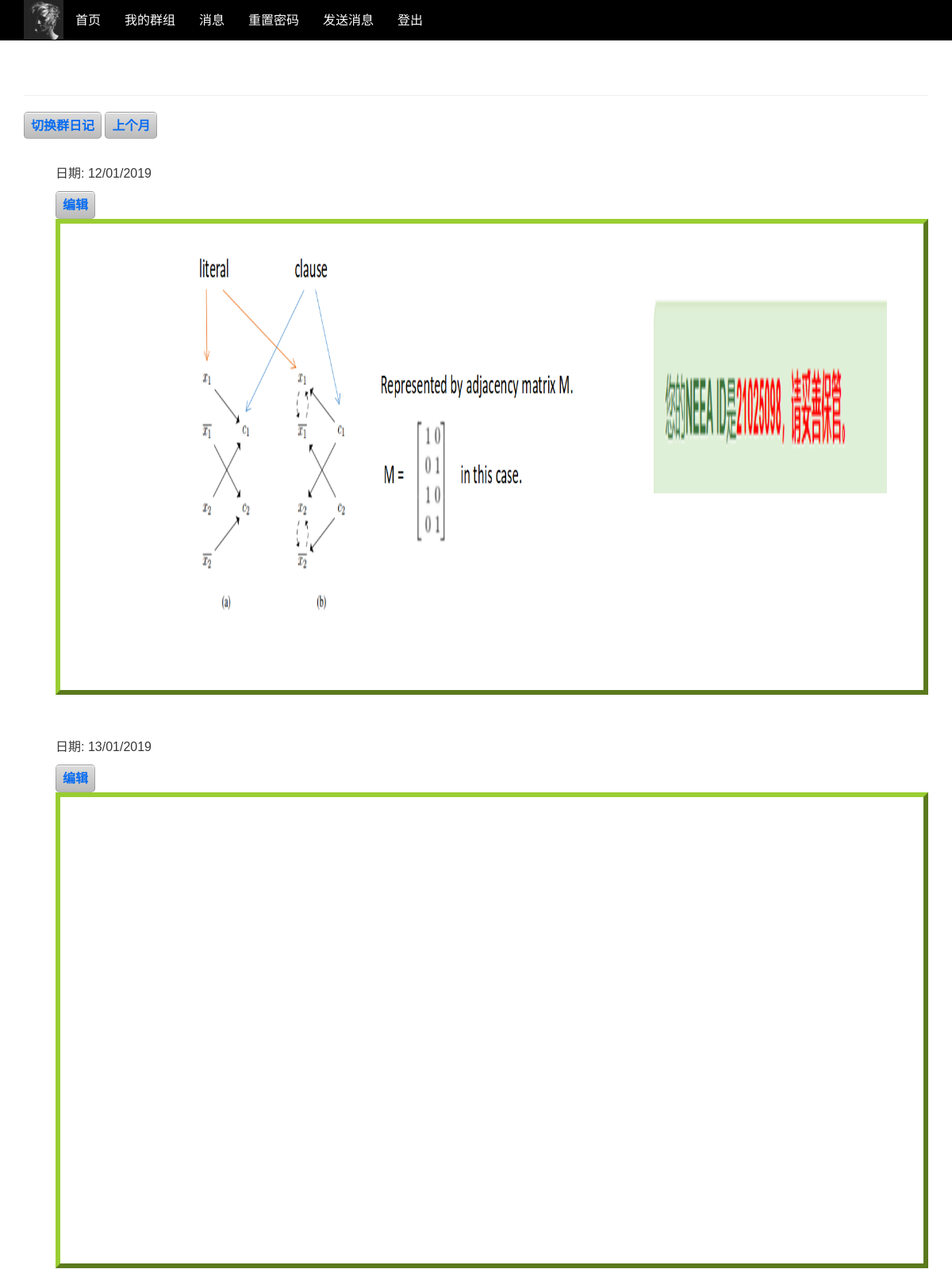
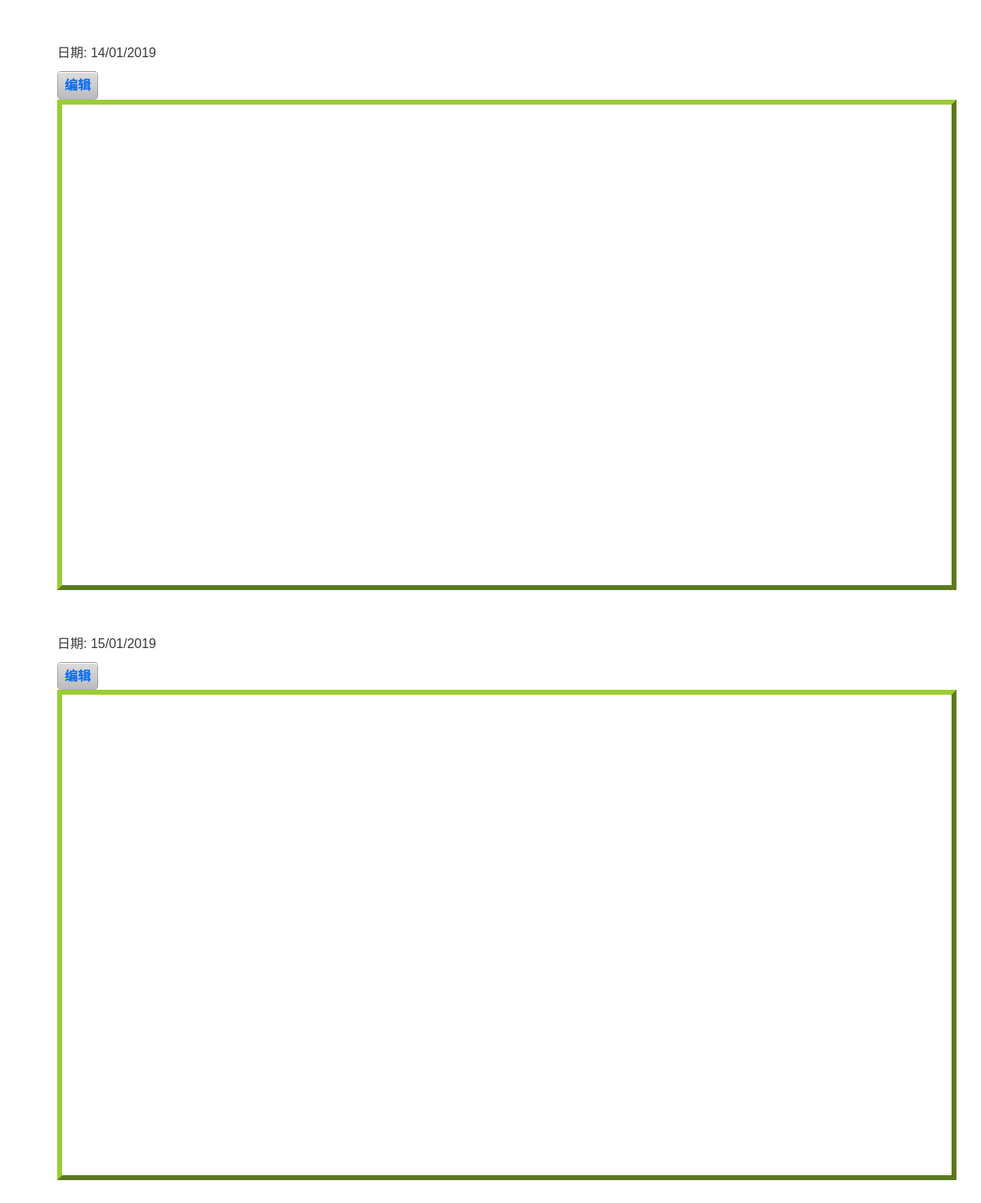
The page /diary_month/45/2019/1/2 (signed in) on the database its author committed (2 pictures, top to bottom).
### users/models.py (models this page shows, shortened)
class UserInfo(models.Model):
    GENDER_CHOICES = (
        (u'M', u'Male'),
        (u'F', u'Female'),
    )
    user = models.OneToOneField(User, on_delete = models.CASCADE)
    name = models.CharField(max_length = 20, default = "None")
    gender = models.CharField(max_length = 6, choices = GENDER_CHOICES, default = "Male")
    email = models.CharField(max_length = 40, default = "E@E.com")
    intro = models.CharField(max_length = 200, default = "laji")
    profile = ProcessedImageField(upload_to='user/img', default='user/img/default.jpg',
        processors=[ResizeToFill(500, 500)],  format='JPEG', options={'quality': 60})
    unread_count = models.IntegerField(default=0)

### lenotes/models.py (models this page shows, shortened)
class Diary(models.Model):
    content = MarkdownxField()
    date_added = models.DateTimeField(auto_now_add = True)
    group = models.ForeignKey(Group,on_delete = models.CASCADE)
    diary_log = models.TextField(default=str(datetime.now()) + "  Create diary")

class Imgele(models.Model):
    belong = models.ForeignKey(Diary, on_delete=models.CASCADE)
    idname = models.CharField(max_length = 40)
    img = models.ImageField(upload_to='diary/img')
    zindex = models.IntegerField(default = 999)
    w = models.FloatField(default = 300)
    h = models.FloatField(default = 300)
    x = models.FloatField(default = 0)
    y = models.FloatField(default = 0)

### lenotes/views.py (the view)
# urls.py: path('diary_month/<int:group_id>/<int:year>/<int:month>/<int:styleSelect>', views.diary_month, name = 'diary_month'),
@login_required
def diary_month(request, group_id, year, month, styleSelect):
    get_group = Group.objects.get(id=group_id)
    check_user(request, get_group, 1)
    tdiary = get_group.diary_set.order_by('-date_added')
    createJudge = False
    if tdiary.count()==0:
        createJudge = True
    elif tdiary[0].date_added.year != datetime.now().year or tdiary[0].date_added.month != datetime.now().month\
        or tdiary[0].date_added.day != datetime.now().day:
        createJudge = True
    diarys = get_group.diary_set.filter(date_added__year=year, date_added__month = month)
    odiarys = diarys.order_by('date_added')
    lastMonth, lastYear, nextMonth, nextYear = 1, 1, 1, 1
    lastMonthJudge = True
    if tdiary.count() == 0 or month==tdiary[len(tdiary)-1].date_added.month:
        lastMonthJudge = False
    if month==1:
        lastMonth = 12
        lastYear = year-1
    else:
        lastMonth = month-1
        lastYear = year
    nextMonthJudge = True
    if month==datetime.now().month:
        nextMonthJudge = False
    if month==12:
        nextMonth = 1
        nextYear = year+1
    else:
        nextMonth = month+1
        nextYear = year
    context = {
        'group': get_group,
        'odiarys': odiarys,
        'createJudge': createJudge,
        'nowYear': year,
        'nowMonth': month,
        'lastMonth': lastMonth,
        'lastYear': lastYear,
        'lastMonthJudge': lastMonthJudge,
        'nextMonthJudge': nextMonthJudge,
        'nextMonth': nextMonth,
        'nextYear': nextYear,
    }
    if styleSelect == 1:
        return render(request, 'lenotes/group_diary_md.html', context)
    elif styleSelect == 2:
        return render(request, 'lenotes/group_diary.html', context)

### lenotes/templatetags/base.py (called while the page is built)
@register.filter
def getUnreadCount(user):
    try:
        info = UserInfo.objects.get(user=user)
    except ObjectDoesNotExist:
        return 0
    else:
        return info.unread_count

### lenotes/views.py (called while the page is built)
def check_user(request, group, flag):
    if flag == 0 and request.user != group.owner:
        raise Http404
    elif flag == 1 and request.user not in group.members.all():
        raise Http404

### lenotes/templates/lenotes/group_diary.html (shortened to what this page needs)
{% extends 'lenotes/base.html' %} {% load bootstrap3 %}{% load staticfiles %}{% load base %}  {% block content %}
<li>
    <a class="ohbut" href="{% url 'lenotes:diary_month' group.id nowYear nowMonth 1 %}" role="button">切换群日记</a>
    {% if lastMonthJudge %}
    <a href="{% url 'lenotes:diary_month' group.id lastYear lastMonth 2 %}" class="ohbut">上个月</a> {% endif %}
</li>
<link href='https://fonts.googleapis.com/css?family=Playfair+Display:700,900|Fira+Sans:400,400italic' rel='stylesheet' type='text/css'> {% load static %}
<link rel="stylesheet" href="{% static 'css/diary_style.css' %}">
<div>
        <div >
            <ol>
                {% for diary in odiarys %}
                <li data-date="{{diary.date_added|date:'d/m/Y'}}">
                    <br/>
                    <p style='font-family: "Arial","Microsoft YaHei","黑体","宋体",sans-serif;'>日期: {{diary.date_added|date:'d/m/Y'}}</p>
                    <a href="{% url 'lenotes:edit_diary' group.id diary.id %}" class="ohbut">编辑</a>
                    <div id="MainContent" style="position: relative; height: 600px; border:6px outset; border-color:yellowgreen">
                         {% for pic in diary.imgele_set.all %}
                        <div id="pic{{pic.id}}" style="position: absolute; left: {{pic.x}}px;
                    width: {{pic.w}}px; height: {{pic.h}}px; z-index: {{pic.zindex}};
                    top: {{pic.y}}px;"><img src="/media/{{pic.img}}" style="width: 100%; height:100%; " alt=""></div>
                        {% endfor %}
                    </div>
                    <br/>
                </li>
                {% empty %}
                <li class="selected">
                    <div style="height: 300px;">
                        这个月没日记哦·····
                    </div>
                </li>
                {% endfor %}
            </ol>
        </div>
 {% endblock content %}

### lenotes/templates/lenotes/base.html (shortened to what this page needs)
{% load bootstrap3 %}{% load staticfiles %}{% load base %} {% load static %}
<!DOCTYPE html>
<html lang="en">
<head>
    {% bootstrap_css %} {% bootstrap_javascript %}
</head>
<body style = "background-color:rgba(255, 255, 255, 0)">
    <nav class="navbar navbar-default navbar-static-top" style = "background-color: black; border-color: black;">
        <div class="container" style = "background-color: black; border-color: black;">
            <div id="navbar" class="navbar-collapse collapse" style="width: 1070px height: 50px">
                {% if user.is_authenticated %}
                <div class="navbar-header">
                    <a href="{% url 'users:settings' %}">
                        <img style="width: 50px; height: 50px; "  src="/media/{{user.userinfo.profile}}" alt="" />
                    </a>
                </div>
                <ul class="nav navbar-nav">
                    <li><a href="{% url 'lenotes:index' %}" style = "color:white">首页</a></li>
                </ul>
                <ul class="nav navbar-nav">
                    <li><a href="{% url 'users:home' %}" style = "color:white">我的群组</a></li>
                </ul>
                <ul class="nav navbar-nav">
                    <li><a href="{% url 'users:notice' %}" style = "color:white">消息</a></li>
                </ul>
                <ul class="nav navbar-nav">
                    <li><a href="{% url 'users:reset_password' %}" style = "color:white">重置密码</a></li>
                </ul>
                <ul class="nav navbar-nav">
                    <li><a href="{% url 'users:send_message' %}" style = "color:white">发送消息</a></li>
                </ul>
                <ul class="nav navbar-nav">
                    <li><a href="{% url 'users:logout' %}" style = "color:white">登出</a></li>
                </ul>
                {% endif %}
            </div>
        </div>
    </nav>
    <div class="container" style = "background-color:rgba(255, 255, 255, 0.808)">
        <div class="page-header">
        </div>
        <div>
            {% block content %}{% endblock %}
        </div>
    </div>
</body>
</html>

### lenotes/static/css/diary_style.css (style rules this page uses)
li { list-style: none; }
ol { list-style: none; }
ul { list-style: none; }
p { font-family: "Fira Sans", sans-serif; }
*, *::after, *::before { box-sizing: border-box; }
html { font-size: 62.5%; }
body { font-size: 1.6rem; color: #383838; background-color: #fff; }
a { color: #7b9d6f; text-decoration: none; }

### lenotes/templates/lenotes/group_diary.html (style rules this page uses)
.ohbut { display: inline-block; padding: .3em .5em; background-image: linear-gradient(#ddd, #bbb); border: 1px solid rgba(0,0,0,.2); border-radius: .3em; box-shadow: 0 1px white inset; text-align: center; color:rgb(8, 108, 240); font-weight: bold; }

### rows shown on the page
Diary: date_added "12/01/2019"
Imgele: {{ pic.id }} 5 (drawn), img (picture)
Imgele: {{ pic.w }} 300.0 (drawn), img (picture)
Diary: date_added "13/01/2019"
Diary: date_added "14/01/2019"
Diary: date_added "15/01/2019"
